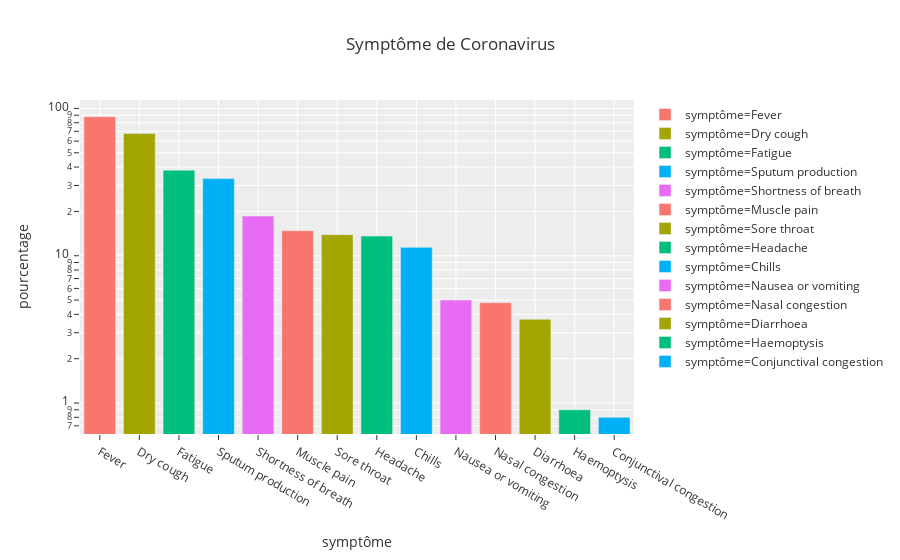

Write notebook code for a chart like this one.
### Code cell
fig = px.bar(symptoms[['symptôme', 'pourcentage']].sort_values('pourcentage', ascending=False), 
             y="pourcentage", x="symptôme", color='symptôme', 
             log_y=True, template='ggplot2', title='Symptôme de Coronavirus')
fig.show()

### Figure 1 — Plotly figure (JSON) as saved in the notebook; plotly's stock layout.template omitted (floating-point values rounded to 4 significant figures)
{"data": [{"alignmentgroup": "True", "hoverlabel": {"namelength": 0}, "hovertemplate": "symptôme=%{x}<br>pourcentage=%{y}", "legendgroup": "symptôme=Fever", "marker": {"color": "#F8766D"}, "name": "symptôme=Fever", "offsetgroup": "symptôme=Fever", "orientation": "v", "showlegend": true, "textposition": "auto", "type": "bar", "x": ["Fever"], "xaxis": "x", "y": [87.9], "yaxis": "y"}, {"alignmentgroup": "True", "hoverlabel": {"namelength": 0}, "hovertemplate": "symptôme=%{x}<br>pourcentage=%{y}", "legendgroup": "symptôme=Dry cough", "marker": {"color": "#A3A500"}, "name": "symptôme=Dry cough", "offsetgroup": "symptôme=Dry cough", "orientation": "v", "showlegend": true, "textposition": "auto", "type": "bar", "x": ["Dry cough"], "xaxis": "x", "y": [67.7], "yaxis": "y"}, {"alignmentgroup": "True", "hoverlabel": {"namelength": 0}, "hovertemplate": "symptôme=%{x}<br>pourcentage=%{y}", "legendgroup": "symptôme=Fatigue", "marker": {"color": "#00BF7D"}, "name": "symptôme=Fatigue", "offsetgroup": "symptôme=Fatigue", "orientation": "v", "showlegend": true, "textposition": "auto", "type": "bar", "x": ["Fatigue"], "xaxis": "x", "y": [38.1], "yaxis": "y"}, {"alignmentgroup": "True", "hoverlabel": {"namelength": 0}, "hovertemplate": "symptôme=%{x}<br>pourcentage=%{y}", "legendgroup": "symptôme=Sputum production", "marker": {"color": "#00B0F6"}, "name": "symptôme=Sputum production", "offsetgroup": "symptôme=Sputum production", "orientation": "v", "showlegend": true, "textposition": "auto", "type": "bar", "x": ["Sputum production"], "xaxis": "x", "y": [33.4], "yaxis": "y"}, {"alignmentgroup": "True", "hoverlabel": {"namelength": 0}, "hovertemplate": "symptôme=%{x}<br>pourcentage=%{y}", "legendgroup": "symptôme=Shortness of breath", "marker": {"color": "#E76BF3"}, "name": "symptôme=Shortness of breath", "offsetgroup": "symptôme=Shortness of breath", "orientation": "v", "showlegend": true, "textposition": "auto", "type": "bar", "x": ["Shortness of breath"], "xaxis": "x", "y": [18.6], "yaxis": "y"}, {"alignmentgroup": "True", "hoverlabel": {"namelength": 0}, "hovertemplate": "symptôme=%{x}<br>pourcentage=%{y}", "legendgroup": "symptôme=Muscle pain", "marker": {"color": "#F8766D"}, "name": "symptôme=Muscle pain", "offsetgroup": "symptôme=Muscle pain", "orientation": "v", "showlegend": true, "textposition": "auto", "type": "bar", "x": ["Muscle pain"], "xaxis": "x", "y": [14.8], "yaxis": "y"}, {"alignmentgroup": "True", "hoverlabel": {"namelength": 0}, "hovertemplate": "symptôme=%{x}<br>pourcentage=%{y}", "legendgroup": "symptôme=Sore throat", "marker": {"color": "#A3A500"}, "name": "symptôme=Sore throat", "offsetgroup": "symptôme=Sore throat", "orientation": "v", "showlegend": true, "textposition": "auto", "type": "bar", "x": ["Sore throat"], "xaxis": "x", "y": [13.9], "yaxis": "y"}, {"alignmentgroup": "True", "hoverlabel": {"namelength": 0}, "hovertemplate": "symptôme=%{x}<br>pourcentage=%{y}", "legendgroup": "symptôme=Headache", "marker": {"color": "#00BF7D"}, "name": "symptôme=Headache", "offsetgroup": "symptôme=Headache", "orientation": "v", "showlegend": true, "textposition": "auto", "type": "bar", "x": ["Headache"], "xaxis": "x", "y": [13.6], "yaxis": "y"}, {"alignmentgroup": "True", "hoverlabel": {"namelength": 0}, "hovertemplate": "symptôme=%{x}<br>pourcentage=%{y}", "legendgroup": "symptôme=Chills", "marker": {"color": "#00B0F6"}, "name": "symptôme=Chills", "offsetgroup": "symptôme=Chills", "orientation": "v", "showlegend": true, "textposition": "auto", "type": "bar", "x": ["Chills"], "xaxis": "x", "y": [11.4], "yaxis": "y"}, {"alignmentgroup": "True", "hoverlabel": {"namelength": 0}, "hovertemplate": "symptôme=%{x}<br>pourcentage=%{y}", "legendgroup": "symptôme=Nausea or vomiting", "marker": {"color": "#E76BF3"}, "name": "symptôme=Nausea or vomiting", "offsetgroup": "symptôme=Nausea or vomiting", "orientation": "v", "showlegend": true, "textposition": "auto", "type": "bar", "x": ["Nausea or vomiting"], "xaxis": "x", "y": [5], "yaxis": "y"}, {"alignmentgroup": "True", "hoverlabel": {"namelength": 0}, "hovertemplate": "symptôme=%{x}<br>pourcentage=%{y}", "legendgroup": "symptôme=Nasal congestion", "marker": {"color": "#F8766D"}, "name": "symptôme=Nasal congestion", "offsetgroup": "symptôme=Nasal congestion", "orientation": "v", "showlegend": true, "textposition": "auto", "type": "bar", "x": ["Nasal congestion"], "xaxis": "x", "y": [4.8], "yaxis": "y"}, {"alignmentgroup": "True", "hoverlabel": {"namelength": 0}, "hovertemplate": "symptôme=%{x}<br>pourcentage=%{y}", "legendgroup": "symptôme=Diarrhoea", "marker": {"color": "#A3A500"}, "name": "symptôme=Diarrhoea", "offsetgroup": "symptôme=Diarrhoea", "orientation": "v", "showlegend": true, "textposition": "auto", "type": "bar", "x": ["Diarrhoea"], "xaxis": "x", "y": [3.7], "yaxis": "y"}, {"alignmentgroup": "True", "hoverlabel": {"namelength": 0}, "hovertemplate": "symptôme=%{x}<br>pourcentage=%{y}", "legendgroup": "symptôme=Haemoptysis", "marker": {"color": "#00BF7D"}, "name": "symptôme=Haemoptysis", "offsetgroup": "symptôme=Haemoptysis", "orientation": "v", "showlegend": true, "textposition": "auto", "type": "bar", "x": ["Haemoptysis"], "xaxis": "x", "y": [0.9], "yaxis": "y"}, {"alignmentgroup": "True", "hoverlabel": {"namelength": 0}, "hovertemplate": "symptôme=%{x}<br>pourcentage=%{y}", "legendgroup": "symptôme=Conjunctival congestion", "marker": {"color": "#00B0F6"}, "name": "symptôme=Conjunctival congestion", "offsetgroup": "symptôme=Conjunctival congestion", "orientation": "v", "showlegend": true, "textposition": "auto", "type": "bar", "x": ["Conjunctival congestion"], "xaxis": "x", "y": [0.8], "yaxis": "y"}], "layout": {"barmode": "relative", "legend": {"tracegroupgap": 0}, "title": {"text": "Symptôme de Coronavirus"}, "xaxis": {"anchor": "y", "categoryarray": ["Fever", "Dry cough", "Fatigue", "Sputum production", "Shortness of breath", "Muscle pain", "Sore throat", "Headache", "Chills", "Nausea or vomiting", "Nasal congestion", "Diarrhoea", "Haemoptysis", "Conjunctival congestion"], "categoryorder": "array", "domain": [0, 1], "title": {"text": "symptôme"}}, "yaxis": {"anchor": "x", "domain": [0, 1], "title": {"text": "pourcentage"}, "type": "log"}}}
